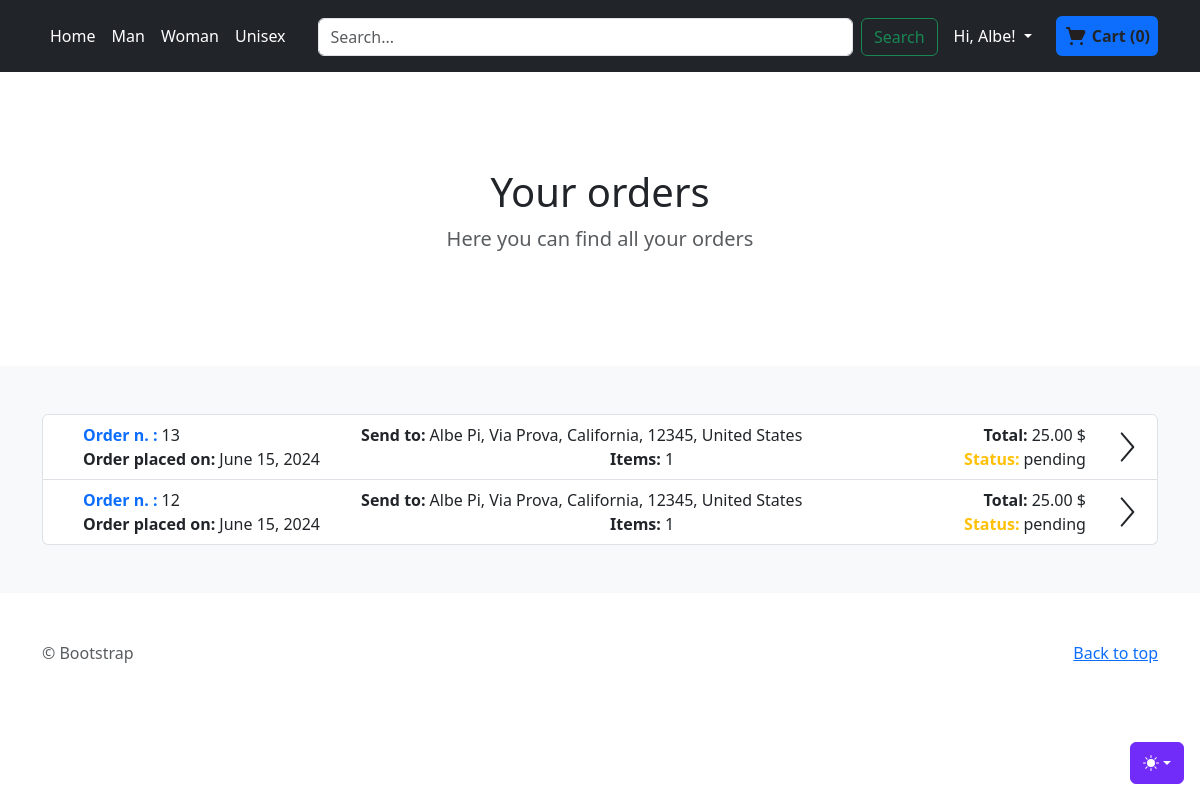
The app's page /order/orders/ (signed in), older data.
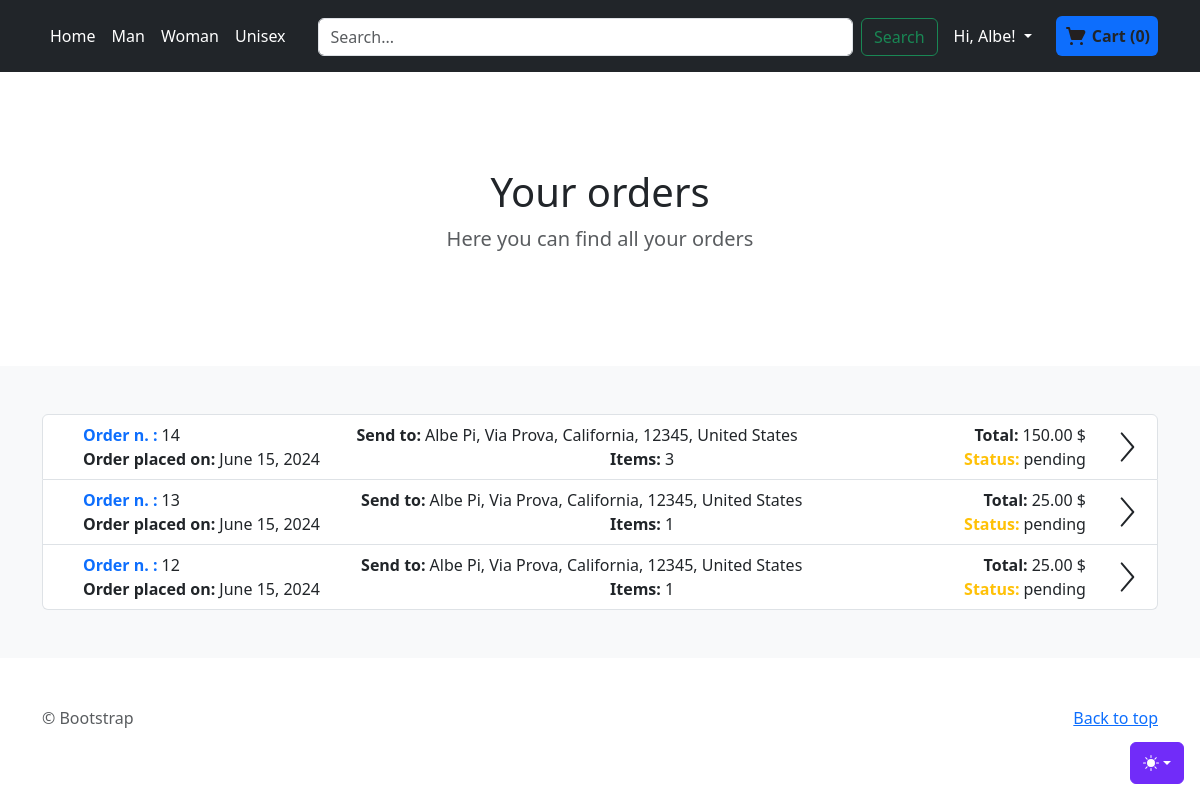
The same page, newer data.
### order/models.py (models this page shows, shortened)
class Order(models.Model):
    PAYMENT_METHODS = [
        ('credit', 'Credit Card'),
        ('debit', 'Debit Card'),
        ('paypal', 'PayPal')
    ]
    user = models.ForeignKey(CustomUser, on_delete=models.SET_NULL, null=True, blank=True,editable=False)
    created_at = models.DateTimeField(auto_now_add=True)
    total_products = models.PositiveIntegerField(null=False,blank=False,editable=False)
    total_price = models.DecimalField(max_digits=10, decimal_places=2,null=False,blank=False,default=0,editable=False)
    payment_method = models.CharField(max_length=20,choices=PAYMENT_METHODS,null=False,blank=False,editable=False)
    address = models.ForeignKey(Address, on_delete=models.PROTECT,null=True,blank=True)
    status = models.CharField(max_length=20, choices=OrderStatus.choices(), default=OrderStatus.PENDING.value)

### accounts/models.py (models this page shows, shortened)
class Address(models.Model):
    user = models.ForeignKey(CustomUser, on_delete=models.CASCADE, null=True, blank=True)
    nickname = models.CharField(max_length=255, blank=True, null=False)
    first_name_recipient = models.CharField(max_length=255, blank=True, null=True)
    last_name_recipient = models.CharField(max_length=255, blank=True, null=True)
    address1 = models.CharField(max_length=255, blank=False, null=False)
    address2 = models.CharField(max_length=255, blank=True, null=True)
    country = models.CharField(max_length=255, blank=False, null=False)
    state = models.CharField(max_length=255, blank=False, null=False)
    zip = models.CharField(max_length=20, blank=False, null=False)

### order/views.py (the view)
# urls.py: path('orders/', views.orders, name='orders'),
def orders(request):
    data_response = {
        'orders': None
    }
    if request.user.is_authenticated:
        user_id = request.user.id
        orders = Order.objects.filter(user=user_id).all().order_by('-created_at')
        data_response['orders'] = orders
    return render(request, 'order/orders.html', cart_info(request) | data_response)

### order/models.py (called while the page is built)
    def total_items(self):
        return sum(item.quantity for item in self.cartitem_set.all())

    def total_price(self):
        total = 0
        for item in self.cartitem_set.all():
            total += item.quantity * item.product.price
        return total

### order/views.py (called while the page is built, shortened)
def get_or_create_cart(request):
    if request.user.is_authenticated:
        cart, created = Cart.objects.get_or_create(user=request.user)
    return cart

def get_cart_products(cart):
    cart_items = CartItem.objects.filter(cart=cart).select_related('product')
    cart_products = [
        {
            'product_id': item.product.id,
            'name': item.product.title,
            'price': item.product.price,
            'quantity': item.quantity,
            'size': item.product.size.size_name,
            'color': item.product.color.color_name
        } for item in cart_items
    ]
    return cart_products

def cart_info(request):
    cart = get_or_create_cart(request)
    data_response = {
        'cart_products': get_cart_products(cart),
        'total_items': cart.total_items(),
        'total_price': cart.total_price()
    }
    return data_response

### templates/order/orders.html (shortened to what this page needs)
{% extends 'store/index.html' %}
{% load static %}
{% block categories %}
  <section class="py-5 text-center container">
        <div class="row py-lg-5">
      <div class="col-lg-6 col-md-8 mx-auto">
        <h1 class="fw-light">{% block section_title %}Your orders {% endblock section_title %}</h1>
        <p class="lead text-body-secondary">{% block section_par %}Here you can find all your orders{% endblock section_par %}</p>
      </div>
    </div>
  </section>
{% endblock categories %}
{% block content %}
    {% if orders %}
        <div class="list-group">
        {% for order in orders %}
          <a href="{% url 'order:order-detail' order.id %}" class="list-group-item list-group-item-action">
          <div class="d-flex justify-content-between align-items-center">
              <div class="w-100">
                  <div class="d-flex justify-content-between flex-wrap">
                              <div class="mx-4 d-flex">
                                  <span class="me-1 text-primary fw-bold">Order n. :</span>
                                  <span class="" > {{ order.id }}</span>
                              </div>
                              <div class="mx-4 d-flex align-items-center">
                                  <span class="me-1 fw-bold">Send to: </span>
                                  <span class="">{{ order.address.first_name_recipient }} {{ order.address.last_name_recipient }},
                                  {{ order.address.address1 }}, {% if order.address.address2 %}{{ order.address.address2 }},{% endif %}
                                  {{ order.address.state }}, {{ order.address.zip }}, {{ order.address.country }}</span>
                              </div>
                                <div class="mx-4 d-flex">
                                  <span class="me-1 fw-bold">Total:</span>
                                  <span class=""> {{ order.total_price }} $</span>
                              </div>
                          </div>
                  <div class="d-flex justify-content-between flex-wrap">
                              <div class="mx-4 d-flex">
                                  <span class="me-1 fw-bold">Order placed on:</span>
                                  <span class="" > {{ order.created_at.date }}</span>
                              </div>
                              <div class="mx-4 d-flex">
                                  <span class="me-1 fw-bold">Items:</span>
                                  <span class=""> {{ order.total_products }}</span>
                              </div>
                              <div class="mx-4 d-flex">
                                  <span class="me-1 text-warning fw-bold">Status:</span>
                                  <span class="" > {{ order.status }}</span>
                              </div>
                          </div>
              </div>
              <svg id="i-chevron-right" xmlns="http://www.w3.org/2000/svg" viewBox="0 0 32 32" width="32" height="32" fill="none" stroke="currentcolor" stroke-linecap="round" stroke-linejoin="round" stroke-width="2">
                <path d="M12 30 L24 16 12 2" />
              </svg>
          </div>
          </a>
        {% endfor %}
        </div>
    {% else %}
        <div class="text-center text-warning">
        There are no orders placed
        </div>
    {% endif %}
{% endblock content %}

Row changes from the older to the newer data that the page shows:
added Order: id "14", address.first_name_recipient "Albe", address.last_name_recipient "Pi", address.address1 "Via Prova", address.state "California", address.zip "12345", address.country "United States", total_price "150.00", created_at "June 15, 2024", total_products "3", status "pending"
